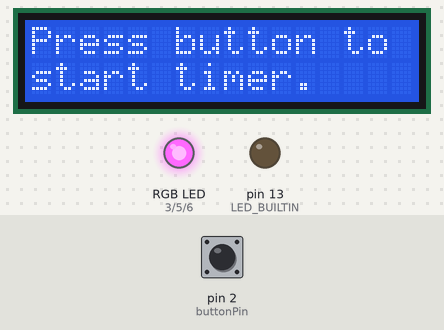
Bench run of a sketch on a simulated Arduino Uno, built with avr-gcc and run on an emulated ATmega328P. On the bench: 16×2 character LCD, an RGB LED mixed from three pins (HIGH = lit), output pins drawn as LEDs (lit = HIGH). The inputs (shaded band) are chosen by the test bench; at power-on: pin 2 (buttonPin) LOW.

Above: at 1.2 s.
1.3 s: pin 2 (buttonPin) pulled HIGH for 0.15 s
At 2.1 s:
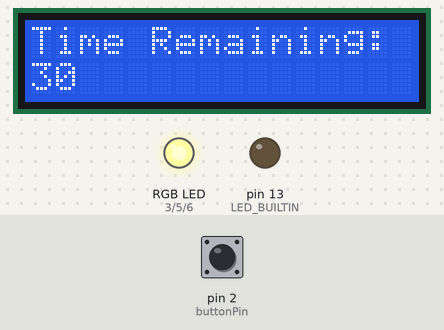
At 12.0 s:
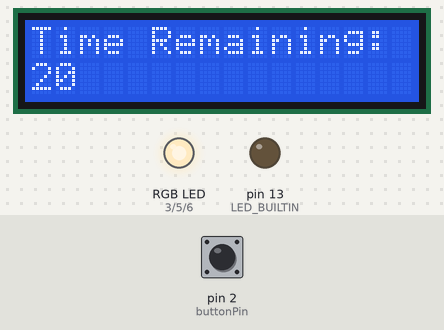
Timing chart, 0 to 13.8 s (numbered marks = the images above; inputs shaded):
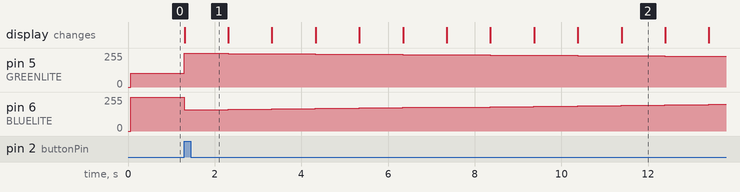

Measured:
- after the input at 1.3 s, pin 5 (GREENLITE): 105/255 → 252/255 at once, → 250/255 1.0 s later, → 248/255 1.0 s later, → 247/255 1.0 s later, … (13 changes in this stretch); pin 6 (BLUELITE): 255/255 → 161/255 at once, → 165/255 1.0 s later, → 168/255 1.0 s later, → 171/255 1.0 s later, … (13 changes in this stretch)

The sketch:

timer.ino
```cpp
//include the libraries. read the liquidcrystal article on the arduino website for more info on the functions: https://www.arduino.cc/en/Reference/LiquidCrystal
#include <LiquidCrystal.h>
#include <Wire.h>

#define REDLITE 3
#define GREENLITE 5
#define BLUELITE 6

const int buttonPin = 2;     // the terminal of the pushbutton pin

// initialize the library with the numbers of the interface pins
LiquidCrystal lcd(7, 8, 9, 10, 11, 12);

// you can change the overall brightness by range 0 -> 255
int brightness = 255;
int buttonState= 0;


void setup() {
  // set up the LCD's number of rows and columns:
  lcd.begin(16, 2);
  // Print a message to the LCD.
  lcd.print("Press button to");
  lcd.setCursor(0,1);
  lcd.print("start timer.");
  setBacklight(0,255,0);

  pinMode(REDLITE, OUTPUT);
  pinMode(GREENLITE, OUTPUT);
  pinMode(BLUELITE, OUTPUT);

  brightness = 100;
  pinMode(LED_BUILTIN, OUTPUT);


  // initialize the pushbutton pin as an input:
  pinMode(buttonPin, INPUT);
}


void loop() {


  // read the state of the pushbutton value:
  buttonState = digitalRead(buttonPin);

  // check if the pushbutton is pressed.
  // if it is, the buttonState is HIGH, and the timer starts
  if (buttonState == HIGH) {

      for (int i = 30; i >= 0; i--) {
     setBacklight(0, 255-((255/30)*i), ((255/30)*i));
     lcd.clear();
     lcd.setCursor(0,0);
     lcd.print("Time Remaining: ");
     lcd.setCursor(0,1);
     lcd.print(i);
    delay(1000);


    lcd.clear();
    lcd.setCursor(0,0);


  }
  lcd.print("Timer Done.");\
    delay(2000);
  lcd.clear();
   lcd.print("Press button to");
  lcd.setCursor(0,1);
  lcd.print("start timer.");
  setBacklight(0,0,255);

  }

}


void setBacklight(uint8_t r, uint8_t g, uint8_t b) {
  // normalize the red LED - its brighter than the rest!
  r = map(r, 0, 255, 0, 100);
  g = map(g, 0, 255, 0, 150);

  r = map(r, 0, 255, 0, brightness);
  g = map(g, 0, 255, 0, brightness);
  b = map(b, 0, 255, 0, brightness);

  // common anode so invert!
  r = map(r, 0, 255, 255, 0);
  g = map(g, 0, 255, 255, 0);
  b = map(b, 0, 255, 255, 0);
  Serial.print("R = "); Serial.print(r, DEC);
  Serial.print(" G = "); Serial.print(g, DEC);
  Serial.print(" B = "); Serial.println(b, DEC);
  analogWrite(REDLITE, r);
  analogWrite(GREENLITE, g);
  analogWrite(BLUELITE, b);
}
```
